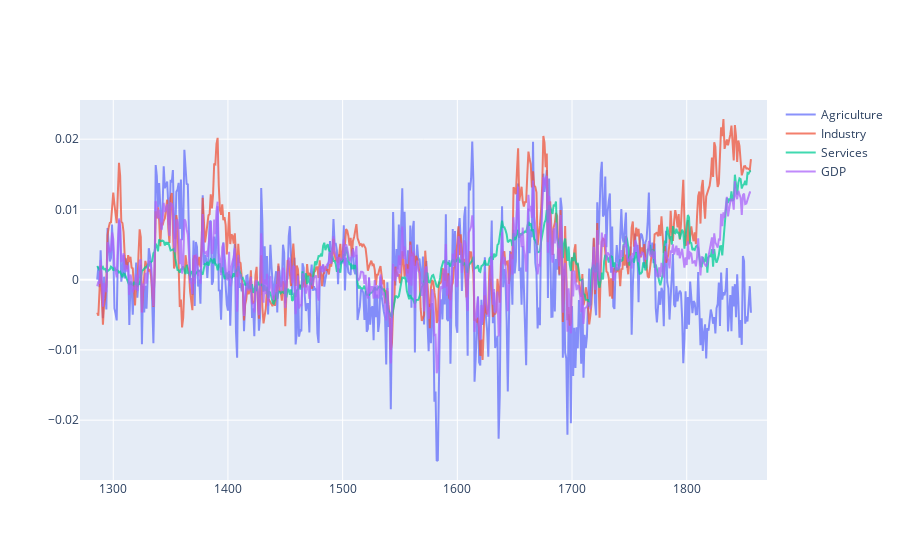

This figure's notebook cell:
### Code cell
import plotly.graph_objects as go
import plotly.io as pio
from IPython.core.display import display, HTML

# Your data processing and figure creation code
plot_df = plot_df.dropna()
fig = go.Figure()
for key, series in plot_df.rolling(30, center=True).mean().items():
    fig.add_trace(go.Scatter(x=plot_df.index, y=series,
                             name=key,
                             mode='lines',
                             opacity=0.75))
fig.show()

### Figure 1 — Plotly figure (JSON) as saved in the notebook; plotly's stock layout.template omitted (floating-point values rounded to 4 significant figures; data arrays with more than 128 entries replaced by an {"elided": "..."} marker saying what was removed)
{"data": [{"mode": "lines", "name": "Agriculture", "opacity": 0.75, "type": "scatter", "x": {"elided": "600 int values"}, "y": {"elided": "600 float values"}}, {"mode": "lines", "name": "Industry", "opacity": 0.75, "type": "scatter", "x": {"elided": "600 int values"}, "y": {"elided": "600 float values"}}, {"mode": "lines", "name": "Services", "opacity": 0.75, "type": "scatter", "x": {"elided": "600 int values"}, "y": {"elided": "600 float values"}}, {"mode": "lines", "name": "GDP", "opacity": 0.75, "type": "scatter", "x": {"elided": "600 int values"}, "y": {"elided": "600 float values"}}], "layout": {}}
